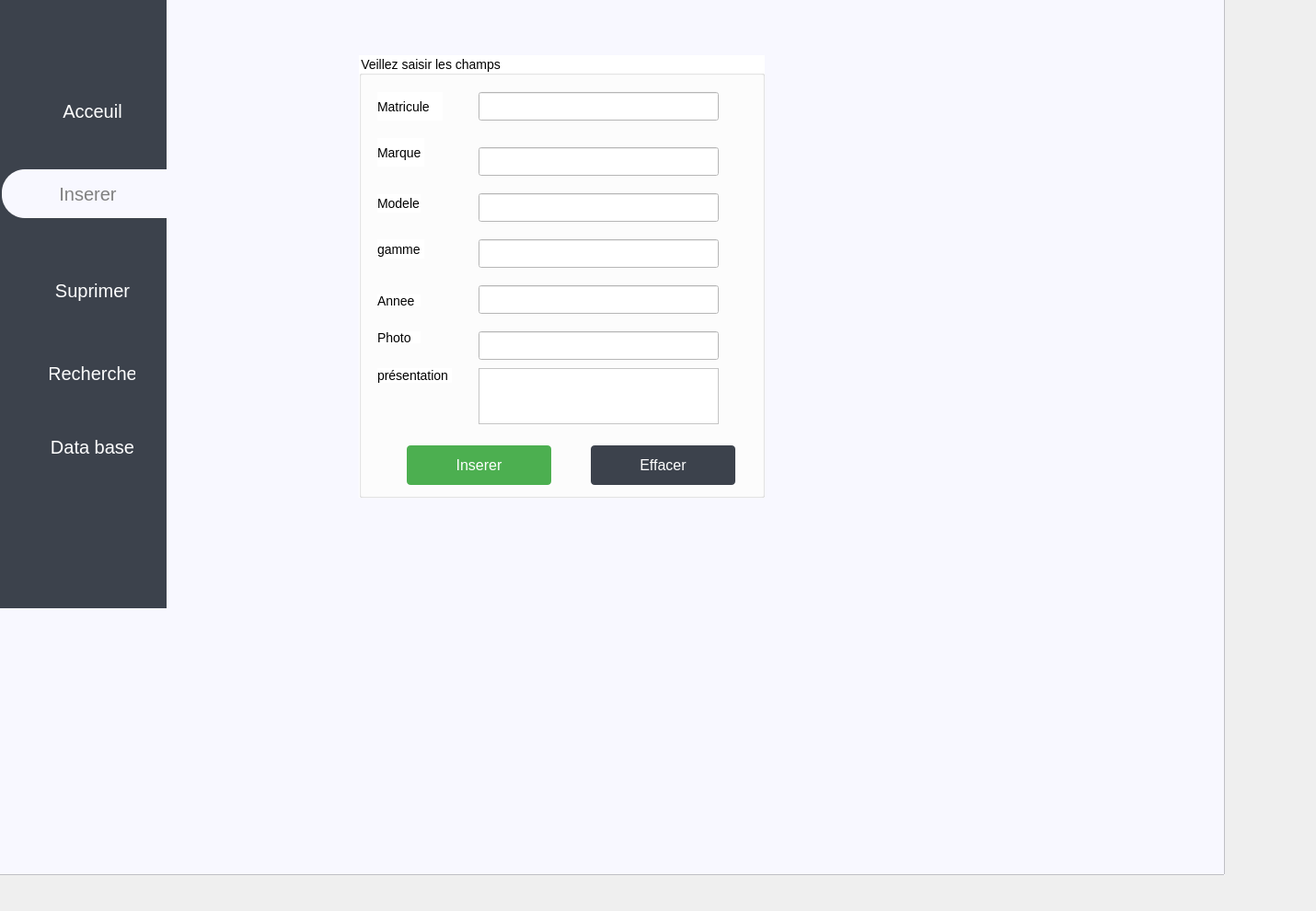
    <widget class="QWidget" name="insertion">
     <widget class="QGroupBox" name="groupBox">
      <property name="geometry">
       <rect>
        <x>390</x>
        <y>60</y>
        <width>441</width>
        <height>481</height>
       </rect>
      </property>
      <property name="styleSheet">
       <string notr="true">background-color: white;
font-size : 14px;
font-family: 'Helvetica Neue', Arial, sans-serif;

</string>
      </property>
      <property name="title">
       <string>Veillez saisir les champs </string>
      </property>
      <widget class="QLabel" name="label_5">
       <property name="geometry">
        <rect>
         <x>20</x>
         <y>90</y>
         <width>51</width>
         <height>31</height>
        </rect>
       </property>
       <property name="text">
        <string>Marque</string>
       </property>
      </widget>
      <widget class="QLabel" name="label_6">
       <property name="geometry">
        <rect>
         <x>20</x>
         <y>151</y>
         <width>47</width>
         <height>20</height>
        </rect>
       </property>
       <property name="text">
        <string>Modele</string>
       </property>
      </widget>
      <widget class="QLabel" name="label_7">
       <property name="geometry">
        <rect>
         <x>20</x>
         <y>200</y>
         <width>51</width>
         <height>21</height>
        </rect>
       </property>
       <property name="text">
        <string>gamme</string>
       </property>
      </widget>
      <widget class="QLabel" name="label_8">
       <property name="geometry">
        <rect>
         <x>20</x>
         <y>260</y>
         <width>47</width>
         <height>13</height>
        </rect>
       </property>
       <property name="text">
        <string>Annee</string>
       </property>
      </widget>
      <widget class="QLabel" name="label_10">
       <property name="geometry">
        <rect>
         <x>20</x>
         <y>340</y>
         <width>81</width>
         <height>16</height>
        </rect>
       </property>
       <property name="styleSheet">
        <string notr="true">font-family: 'Poppins', sans-serif;</string>
       </property>
       <property name="text">
        <string>présentation</string>
       </property>
      </widget>
      <widget class="QLineEdit" name="insererMatricule">
       <property name="geometry">
        <rect>
         <x>130</x>
         <y>40</y>
         <width>261</width>
         <height>31</height>
        </rect>
       </property>
      </widget>
      <widget class="QLineEdit" name="insererMarque">
       <property name="geometry">
        <rect>
         <x>130</x>
         <y>100</y>
         <width>261</width>
         <height>31</height>
        </rect>
       </property>
      </widget>
      <widget class="QLineEdit" name="insererModel">
       <property name="geometry">
        <rect>
         <x>130</x>
         <y>150</y>
         <width>261</width>
         <height>31</height>
        </rect>
       </property>
      </widget>
      <widget class="QLineEdit" name="insererGamme">
       <property name="geometry">
        <rect>
         <x>130</x>
         <y>200</y>
         <width>261</width>
         <height>31</height>
        </rect>
       </property>
      </widget>
      <widget class="QLineEdit" name="insererAnnee">
       <property name="geometry">
        <rect>
         <x>130</x>
         <y>250</y>
         <width>261</width>
         <height>31</height>
        </rect>
       </property>
      </widget>
      <widget class="QTextEdit" name="insererPresentation">
       <property name="geometry">
        <rect>
         <x>130</x>
         <y>340</y>
         <width>261</width>
         <height>61</height>
        </rect>
       </property>
       <property name="html">
        <string>&lt;!DOCTYPE HTML PUBLIC &quot;-//W3C//DTD HTML 4.0//EN&quot; &quot;http://www.w3.org/TR/REC-html40/strict.dtd&quot;&gt;
&lt;html&gt;&lt;head&gt;&lt;meta name=&quot;qrichtext&quot; content=&quot;1&quot; /&gt;&lt;meta charset=&quot;utf-8&quot; /&gt;&lt;style type=&quot;text/css&quot;&gt;
p, li { white-space: pre-wrap; }
hr { height: 1px; border-width: 0; }
li.unchecked::marker { content: &quot;\2610&quot;; }
li.checked::marker { content: &quot;\2612&quot;; }
&lt;/style&gt;&lt;/head&gt;&lt;body style=&quot; font-family:'Helvetica Neue','Arial','sans-serif'; font-size:14px; font-weight:400; font-style:normal;&quot;&gt;
&lt;p style=&quot;-qt-paragraph-type:empty; margin-top:0px; margin-bottom:0px; margin-left:0px; margin-right:0px; -qt-block-indent:0; text-indent:0px; font-family:'Helvetica Neue,Arial,sans-serif';&quot;&gt;&lt;br /&gt;&lt;/p&gt;&lt;/body&gt;&lt;/html&gt;</string>
       </property>
      </widget>
      <widget class="QPushButton" name="insererbtn">
       <property name="geometry">
        <rect>
         <x>50</x>
         <y>420</y>
         <width>161</width>
         <height>51</height>
        </rect>
       </property>
       <property name="styleSheet">
        <string notr="true">background-color: #4CAF50;
    border: none;
    color: white;
    padding: 15px 32px;
    text-align: center;
    text-decoration: none;
    display: inline-block;
    font-size: 16px;
    margin: 4px 2px;
    cursor: pointer;
    border-radius: 4px;
    transition: background-color 0.3s ease;</string>
       </property>
       <property name="text">
        <string>Inserer</string>
       </property>
      </widget>
      <widget class="QPushButton" name="insererDelbtn">
       <property name="geometry">
        <rect>
         <x>250</x>
         <y>420</y>
         <width>161</width>
         <height>51</height>
        </rect>
       </property>
       <property name="styleSheet">
        <string notr="true">
background-color : #3c424c;

    border: none;
    color: white;
    padding: 15px 32px;
    text-align: center;
    text-decoration: none;
    display: inline-block;
    font-size: 16px;
    margin: 4px 2px;
    cursor: pointer;
    border-radius: 4px;
    transition: background-color 0.3s ease;

   </string>
       </property>
       <property name="text">
        <string>Effacer</string>
       </property>
      </widget>
      <widget class="QLineEdit" name="insererPhoto">
       <property name="geometry">
        <rect>
         <x>130</x>
         <y>300</y>
         <width>261</width>
         <height>31</height>
        </rect>
       </property>
      </widget>
      <widget class="QLabel" name="label_18">
       <property name="geometry">
        <rect>
         <x>20</x>
         <y>300</y>
         <width>47</width>
         <height>13</height>
        </rect>
       </property>
       <property name="text">
        <string>Photo</string>
       </property>
      </widget>
      <widget class="QLabel" name="label_9">
       <property name="geometry">
        <rect>
         <x>20</x>
         <y>40</y>
         <width>71</width>
         <height>31</height>
        </rect>
       </property>
       <property name="text">
        <string>Matricule</string>
       </property>
      </widget>
     </widget>
     <widget class="QLabel" name="label_4">
      <property name="geometry">
       <rect>
        <x>210</x>
        <y>140</y>
        <width>101</width>
        <height>21</height>
       </rect>
      </property>
      <property name="text">
       <string/>
      </property>
     </widget>
     <widget class="QPushButton" name="pushButton_4">
      <property name="geometry">
       <rect>
        <x>0</x>
        <y>180</y>
        <width>191</width>
        <height>61</height>
       </rect>
      </property>
      <property name="styleSheet">
       <string notr="true">background-color: rgb(248, 248, 255);
    border: white 2px solid;
    color: grey;
    padding: 15px 32px;
    text-align: center;
    text-decoration: none;
    display: inline-block;
    font-size: 20px;
    margin: 4px 2px;
    cursor: pointer;
    border-radius: 4px;
	 border-top-left-radius: 25px;
	border-bottom-left-radius: 25px;
    transition: background-color 0.3s ease;</string>
      </property>
      <property name="text">
       <string>Inserer</string>
      </property>
     </widget>
     <widget class="QPushButton" name="pushButton">
      <property name="geometry">
       <rect>
        <x>30</x>
        <y>80</y>
        <width>141</width>
        <height>81</height>
       </rect>
      </property>
      <property name="styleSheet">
       <string notr="true">background-color: none;
    border: white 2px solid;
    color: white;
    padding: 15px 32px;
    text-align: center;
    text-decoration: none;
    display: inline-block;
    font-size: 20px;
    margin: 4px 2px;
    cursor: pointer;
    border-radius: 4px;
    transition: background-color 0.3s ease;</string>
      </property>
      <property name="text">
       <string>Acceuil</string>
      </property>
     </widget>
     <widget class="QListWidget" name="listWidget_2">
      <property name="geometry">
       <rect>
        <x>-90</x>
        <y>-30</y>
        <width>1421</width>
        <height>981</height>
       </rect>
      </property>
      <property name="styleSheet">
       <string notr="true">background-color: rgb(248, 248, 255);
font-size : 14px;
font-family: Georgia, serif;

</string>
      </property>
     </widget>
     <widget class="QPushButton" name="pushButton_9">
      <property name="geometry">
       <rect>
        <x>20</x>
        <y>280</y>
        <width>161</width>
        <height>71</height>
       </rect>
      </property>
      <property name="styleSheet">
       <string notr="true">background-color: none;
    border: white 2px solid;
    color: white;
    padding: 15px 32px;
    text-align: center;
    text-decoration: none;
    display: inline-block;
    font-size: 20px;
    margin: 4px 2px;
    cursor: pointer;
    border-radius: 4px;
    transition: background-color 0.3s ease;</string>
      </property>
      <property name="text">
       <string>Suprimer</string>
      </property>
     </widget>
     <widget class="QPushButton" name="pushButton_12">
      <property name="geometry">
       <rect>
        <x>20</x>
        <y>370</y>
        <width>161</width>
        <height>71</height>
       </rect>
      </property>
      <property name="styleSheet">
       <string notr="true">background-color: none;
    border: white 2px solid;
    color: white;
    padding: 15px 32px;
    text-align: center;
    text-decoration: none;
    display: inline-block;
    font-size: 20px;
    margin: 4px 2px;
    cursor: pointer;
    border-radius: 4px;
    transition: background-color 0.3s ease;</string>
      </property>
      <property name="text">
       <string>Recherche</string>
      </property>
     </widget>
     <widget class="QPushButton" name="pushButton_13">
      <property name="geometry">
       <rect>
        <x>20</x>
        <y>450</y>
        <width>161</width>
        <height>71</height>
       </rect>
      </property>
      <property name="styleSheet">
       <string notr="true">background-color: none;
    border: white 2px solid;
    color: white;
    padding: 15px 32px;
    text-align: center;
    text-decoration: none;
    display: inline-block;
    font-size: 20px;
    margin: 4px 2px;
    cursor: pointer;
    border-radius: 4px;
    transition: background-color 0.3s ease;</string>
      </property>
      <property name="text">
       <string>Data base</string>
      </property>
     </widget>
     <widget class="QWidget" name="widget_2" native="true">
      <property name="geometry">
       <rect>
        <x>0</x>
        <y>0</y>
        <width>181</width>
        <height>191</height>
       </rect>
      </property>
      <property name="styleSheet">
       <string notr="true">border-raduis : 30 px ;
background-color : #3c424c
</string>
      </property>
     </widget>
     <widget class="QWidget" name="widget_3" native="true">
      <property name="geometry">
       <rect>
        <x>0</x>
        <y>230</y>
        <width>181</width>
        <height>431</height>
       </rect>
      </property>
      <property name="styleSheet">
       <string notr="true">border-raduis : 30 px ;
background-color : #3c424c
</string>
      </property>
     </widget>
     <widget class="QWidget" name="widget_4" native="true">
      <property name="geometry">
       <rect>
        <x>-10</x>
        <y>180</y>
        <width>81</width>
        <height>71</height>
       </rect>
      </property>
      <property name="styleSheet">
       <string notr="true">border-raduis : 30 px ;
background-color : #3c424c
</string>
      </property>
     </widget>
     <zorder>listWidget_2</zorder>
     <zorder>groupBox</zorder>
     <zorder>label_4</zorder>
     <zorder>widget_2</zorder>
     <zorder>pushButton</zorder>
     <zorder>widget_3</zorder>
     <zorder>pushButton_9</zorder>
     <zorder>pushButton_12</zorder>
     <zorder>pushButton_13</zorder>
     <zorder>widget_4</zorder>
     <zorder>pushButton_4</zorder>
    </widget>
